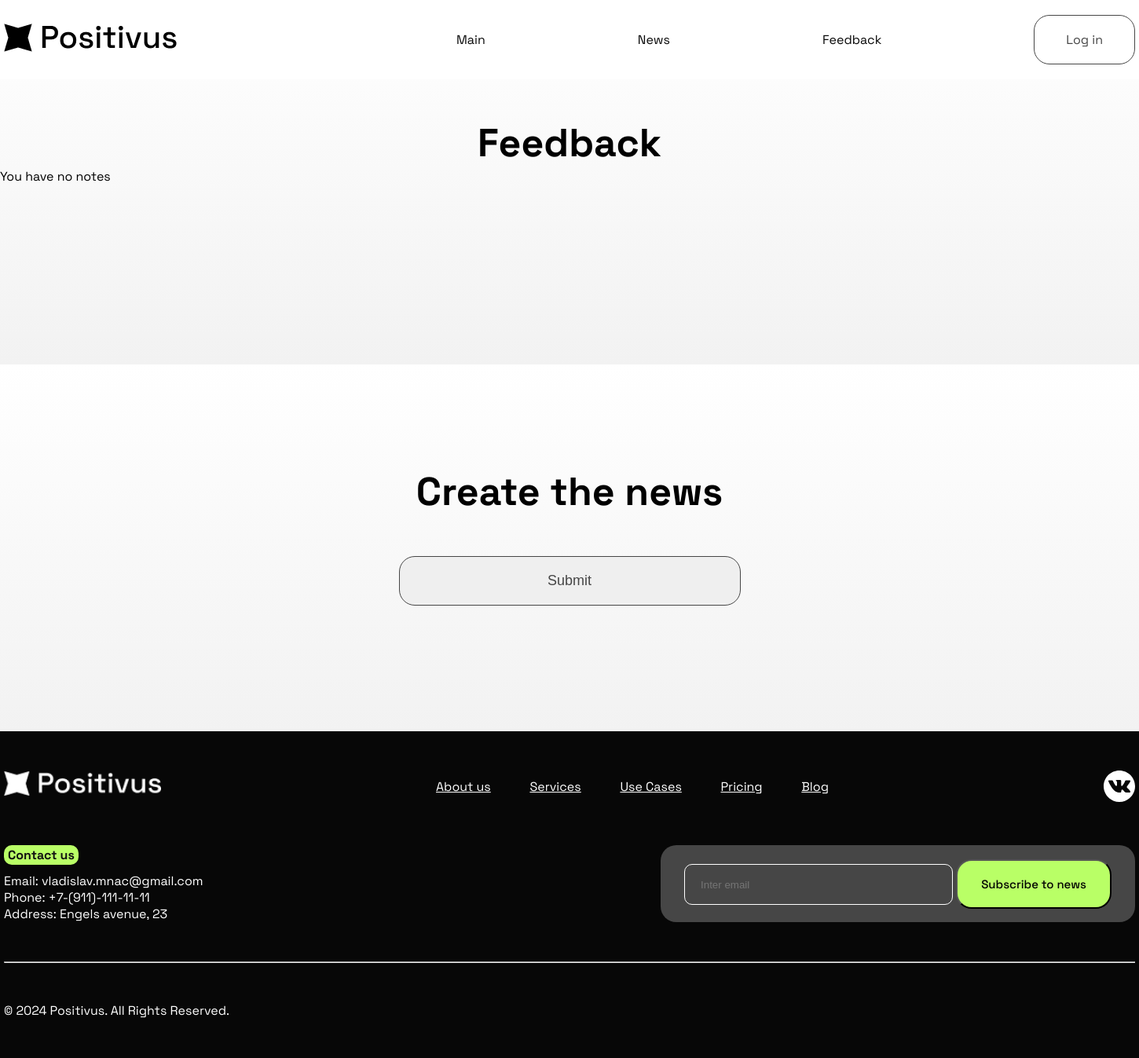
/feedback/, run on an earlier commit of the app's database.
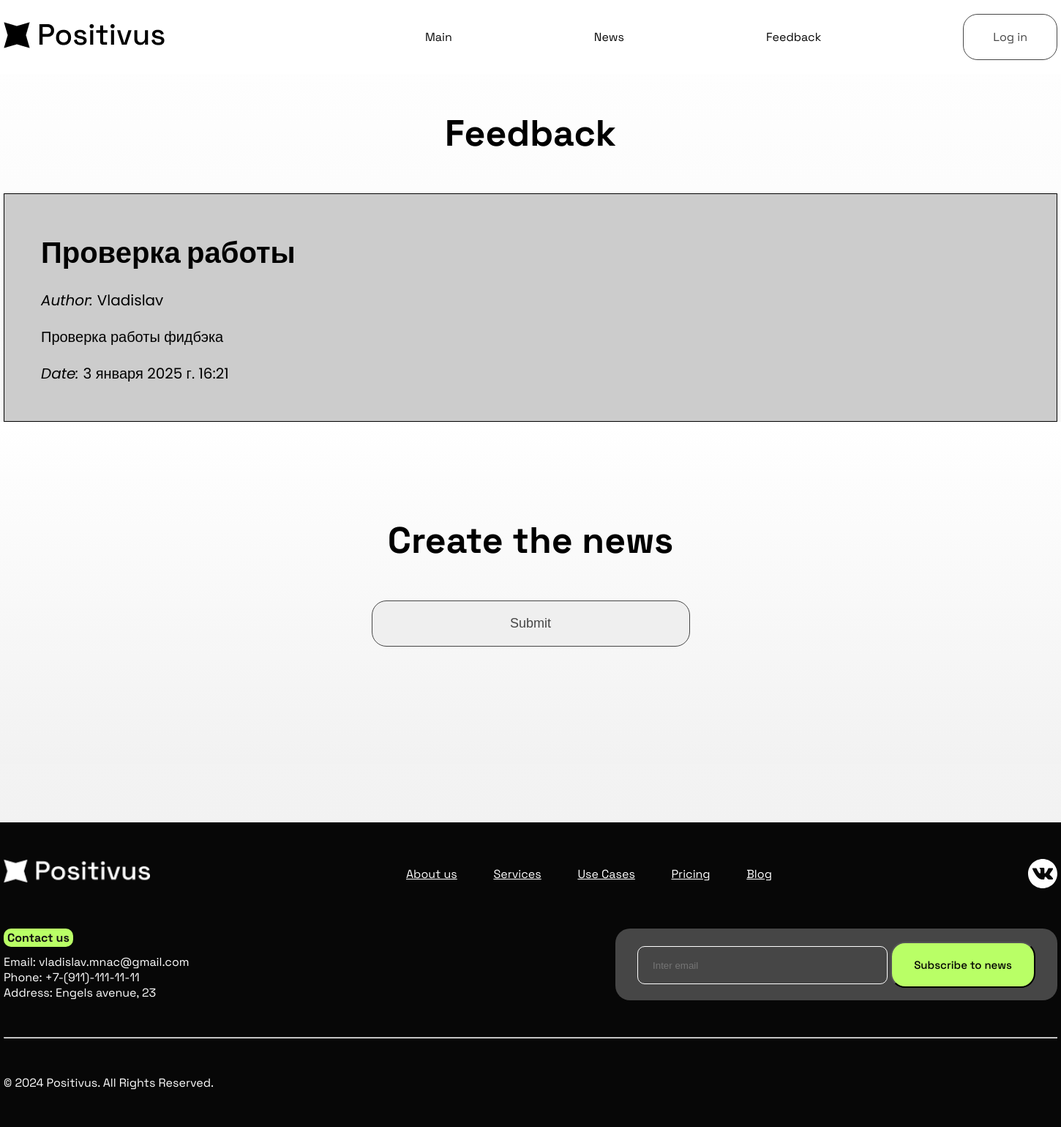
And on a later commit of the database.
### feedback/models.py (models this page shows, shortened)
class Feedback(models.Model):
    title = models.CharField('Title', max_length=100)
    user_name = models.CharField('User Name', max_length=30)
    full_text = models.TextField('Text')
    date = models.DateTimeField('Publication Date')
    class Meta:
        verbose_name = 'Фидбэк'
        verbose_name_plural = 'Фидбэк'

### feedback/views.py (the view)
# urls.py: path('', views.feedback_index, name='feedback_index'),
def feedback_index(request):
    feedback = Feedback.objects.all()
    data = {
        'title': 'Feedback Page',
        'feedback': feedback
    }
    return render(request, 'feedback/feedback_index.html', data)

### feedback/templates/feedback/feedback_index.html (shortened to what this page needs)
{% extends 'main/layout.html' %}
{% load static %}
{% block content %}
    <div class="wrapper">
        <h1 class="h1">Feedback</h1>
        {% if feedback %}
            <div class="feedback container">
                {% for el in feedback %}
                <div class="elem">
                    <h3>{{ el.title }}</h3>
                    <p><i>Author: </i>{{ el.user_name }}</p>
                    <p>{{ el.full_text }}</p>
                    <p><i>Date: </i>{{ el.date }}</p>
                </div>
                {% endfor %}
        {% else %}
            <p>You have no notes</p>
            </div>
        {% endif %}
    </div>
    <div class="wrapper">
        <h2 class="h2">Create the news</h2>
        <form method="post" class="news-form">
            <button class="btn" type="submit">Submit</button>
        </form>
    </div>
</div>
{% endblock %}

### main/templates/main/layout.html (shortened to what this page needs)
{% load static %}
<!DOCTYPE html>
<html lang="ru">
<head>
    <link rel="stylesheet" href="{% static 'main/css/main.css' %}">
</head>
<body>
    <div class="header1">
        <header class="container">
            <span><img src="{% static 'main/img/Logo.png' %}" alt="" class="img-svg"></span>
            <nav>
                <ul>
                    <li class="{% if title == 'Main Page' %}active{% endif %}"><a href="{% url 'index' %}" class="nav-a">Main</a></li>
                    <li class="{% if title == 'News Page' %}active{% endif %}"><a href="{% url 'news_index' %}" class="nav-a">News</a></li>
                    <li class="{% if title == 'Feedback' %}active{% endif %}"><a href="{% url 'feedback_index' %}" class="nav-a">Feedback</a></li>
                    <li class="btn"><a href="{% url 'login' %}" class="nav-btn">Log in</a></li>
                </ul>
            </nav>
        </header>
    </div>
    {% block content %}
    {% endblock %}
    <footer>
        <div class="footer-elems container">
            <img src="{% static 'main/img/white_logo.png' %}" alt="" class="poly-logo-footer">
            <div class="links">
                <a href="#"><p>About us</p></a>
                <a href="#"><p>Services</p></a>
                <a href="#"> <p>Use Cases</p></a>
                <a href="#"> <p>Pricing</p></a>
                <a href="#"><p>Blog</p></a>
            </div>
            <div>
                <a href="#"><img src="{% static 'main/img/vk_logo.svg' %}" alt="" class="f-img"></a>
            </div>
        </div>
        <div class="footer-elems container">
            <div class="info">
                <h4>Contact us</h4>
                <p id="f-p2">Email: vladislav.mnac@gmail.com</p>
                <p>Phone: +7-(911)-111-11-11</p>
                <p>Address: Engels avenue, 23</p>
            </div>
            <div class="email">
                <div class="padding">
                    <input type="text" placeholder="Inter email">
                    <button>Subscribe to news</button>
                </div>
            </div>
        </div>
        <div class="container">
            <hr>
            <p>© 2024 Positivus. All Rights Reserved.</p>
        </div>
    </footer>
</body>
</html>

### main/static/main/css/main.css (style rules this page uses)
* { margin: 0; padding: 0; }
body { font-family: 'Space Grotesk', sans-serif; font-weight: 400; font-size: 16px; scroll-behavior: smooth; }
a { text-decoration: none; }
img { max-width: 100%; max-height: 100%; }
.wrapper { background: linear-gradient(rgba(255,255,255,1) 0%, rgba(242,242,242,1) 100%); width: 100%; padding: 80px 0; min-height: 38vh; }
.container { width: 1440px; margin: 0 auto; }
.h1 { text-align: center; font-size: 50px; font-weight: 700; margin: 0 auto; margin-top: 70px; color: #000; }
.h2 { text-align: center; font-size: 50px; font-weight: 700; margin: 50px auto; color: #000; }
header { padding: 30px 0; display: flex; justify-content: space-between; }
.header1 { background: #fff; position: fixed; width: 100%; top: 0; left: 0; z-index: 100; transition: border-bottom 300ms ease-in-out; border-bottom: 0 solid #fff; }
header nav { float: right; width: 60%; position: relative; top: 10px; }
header nav ul { list-style: none; display: flex; justify-content: space-between; transition: 300ms ease; cursor: pointer; }
header nav ul li { display: inline-block; cursor: pointer; }
header nav ul li a { position: relative; color: #070707; }
.nav-a { color: #070707; }
.nav-btn, .hero--login .elem .btn, .hero--register .elem .btn, .news-form .btn, .news--details .btn { border: 1px solid #464646; border-radius: 20px; padding: 20px 40px; color: #464646; transition: all 500ms ease; }
header nav ul li:not(.btn) a::before { content: ''; width: 0px; height: 5px; background-color: #B9FF66; border-radius: 10px; position: absolute; top: 40px; left: -20px; transition: all 500ms; }
.hero--login .elem .btn, .hero--register .elem .btn, form .btn { width: 100%; font-size: 18px; }
.news .elem h3, .feedback .elem h3 { font-size: 40px; font-family: 'Poppins', sans-serif; }
.news .elem p, .feedback .elem p { margin-top: 20px; font-size: 20px; font-family: 'Poppins', sans-serif; max-width: 30vw; }
.news-form { width: 30vw; margin: 0 auto; margin-bottom: 80px; }
.feedback { margin: 0 auto; margin-top: 50px; }
.feedback .elem { background: #ccc; padding: 50px; border: 1px solid #000; }
footer { background: #070707; padding-bottom: 50px; }
footer .footer-elems { display: flex; justify-content: space-between; padding-top: 50px; width: 1440px; margin: 0 auto; align-content: center; }
.f-img { width: 40px; }
footer p { color: #fff; }
.poly-logo-footer { display: block; width: 200px; height: 100%; }
footer .footer-elems .links { color: #fff; text-decoration: underline; font-weight: 400; display: flex; justify-content: space-between; width: 500px; padding: 10px 0; }
footer h4 { color: #111; background: #B9FF66; padding: 2px 5px; display: block; width: 85px; border-radius: 10px; }
#f-p2 { margin-top: 10px; }
footer .footer-elems .info { width: 300px; }
footer .footer-elems .email { background: #464646; border-radius: 20px; align-content: center; }
footer .footer-elems .email .padding { padding: 0 30px; }
footer .footer-elems .email .padding input { width: 300px; height: 50px; padding: 0 20px; background: #464646; border: #fff solid 1px; border-radius: 10px; color: #fff; }
footer .footer-elems .email .padding button { background: #B9FF66; padding: 20px 30px; border-radius: 20px; font-family: 'Space Grotesk', sans-serif; font-weight: 500; font-size: 15px; }
footer hr { margin: 50px 0; border-radius: 1px; }

What changed in the data, as far as the page shows it:
added Feedback: title "Проверка работы", user_name "Vladislav", full_text "Проверка работы фидбэка", date "3 января 2025 г. 16:21"
Also different on the page:
text no longer shown: "You have no notes"
